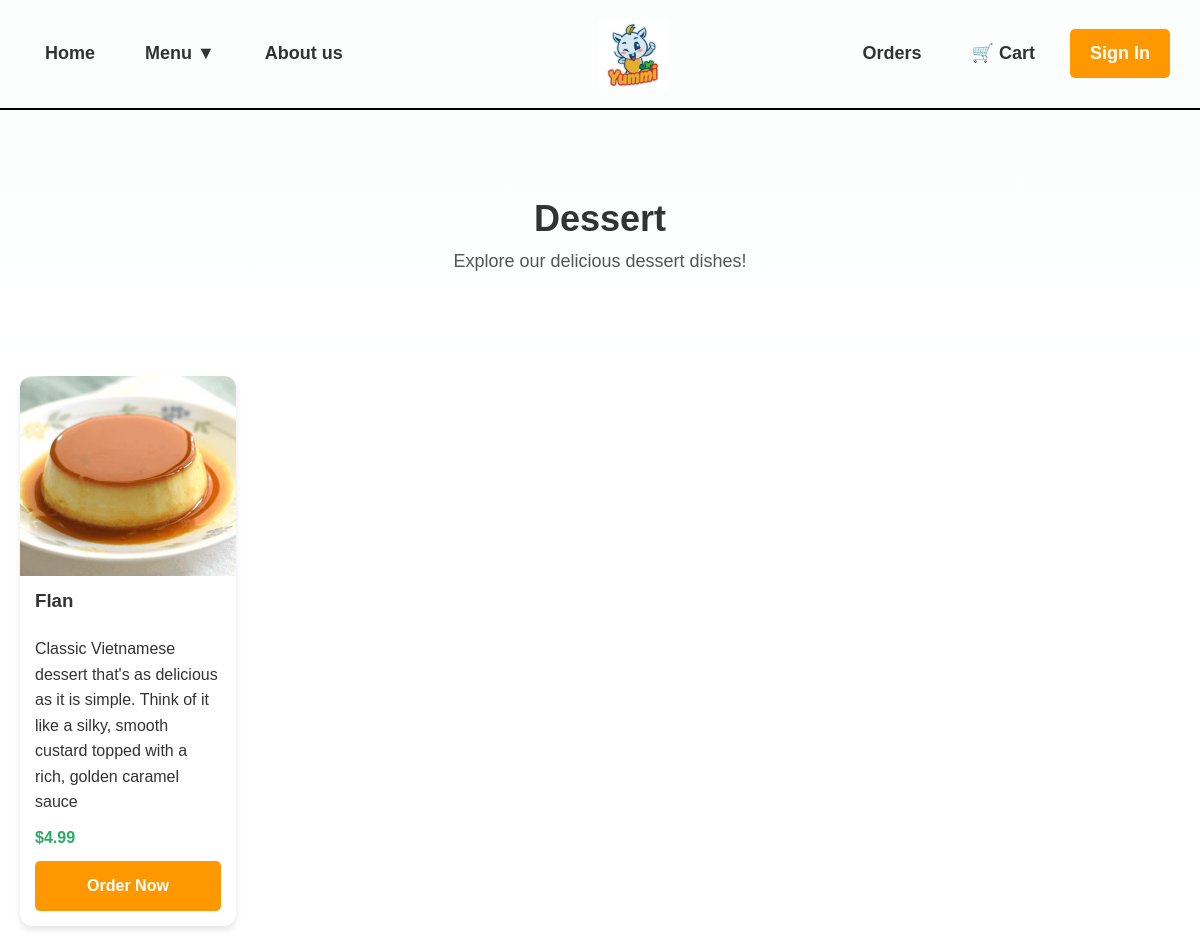
Page /dessert.php on the earlier database version.
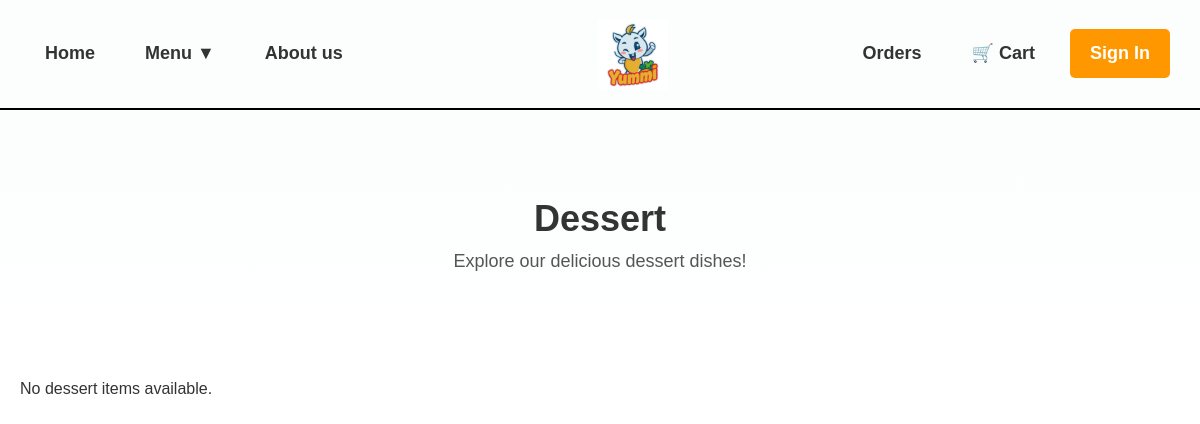
Same page on the later database version.
### tables this page shows
CREATE TABLE IF NOT EXISTS `menu_item` (
  `item_id` int(11) NOT NULL AUTO_INCREMENT,
  `item_name` varchar(50) NOT NULL,
  `item_description` varchar(255) NOT NULL,
  `item_category` varchar(15) NOT NULL,
  `unit_price` decimal(10,2) NOT NULL,
  `item_photo` varchar(200) DEFAULT NULL,
  `thumbs_up` int(11) DEFAULT 0,
  `thumbs_down` int(11) DEFAULT 0,
  PRIMARY KEY (`item_id`)
);

### dessert.php (the view, shortened to what this page needs)
<?php
require 'connect.php';
$query = "SELECT * FROM menu_item WHERE item_category = 'dessert'";
$result = $conn->query($query);
?>
<!DOCTYPE html>
<html lang="en">
<head>
    <link rel="stylesheet" href="./css/food-style.css">
</head>
<body>
    <header>
        <nav class="nav-left">
            <ul>
                <li><a href="index.php">Home</a></li>
                <li class="dropdown">
                    <a href="#">Menu ▼</a>
                </li>
                <li><a href="aboutus.php">About us</a></li>
            </ul>
        </nav>
        <div class="logo">
            <a href="aboutus.php">
                <img src="./images/logo1.png" alt="Yummi Food Logo">
            </a>
        </div>
        <nav class="nav-right">
            <ul>
                <li><a href="purchase_history.php">Orders</a></li>
                <li><a href="cart.php">🛒 Cart</a></li>
            </ul>
            <div class="user-welcome">
                <?php if (isset($_SESSION['user_id'])): ?>
                    <a href="#" class="login-button">Welcome, <?php echo htmlspecialchars($_SESSION['first_name']); ?> ▼</a>
                    <div class="dropdown-content">
                        <a href="?logout=true">Log Out</a>
                    </div>
                <?php else: ?>
                    <a href="signup.php" class="sign-in-button">Sign In</a>
                <?php endif; ?>
            </div>
        </nav>
    </header>
    <section class="hero">
        <h1>Dessert</h1>
        <p>Explore our delicious dessert dishes!</p>
    </section>
<main>
    <div class="menu-container">
        <?php if ($result->num_rows > 0): ?>
            <?php while ($row = $result->fetch_assoc()): ?>
                <div class="menu-item">
                    <img src="<?php echo htmlspecialchars($row['item_photo']); ?>" alt="<?php echo htmlspecialchars($row['item_name']); ?>">
                    <h3><?php echo htmlspecialchars($row['item_name']); ?></h3>
                    <p><?php echo htmlspecialchars($row['item_description']); ?></p>
                    <p class="price">$<?php echo number_format($row['unit_price'], 2); ?></p>
                    <form action="order_detail.php" method="post">
                        <button type="submit" class="order-button">Order Now</button>
                    </form>
                </div>
            <?php endwhile; ?>
        <?php else: ?>
            <p>No dessert items available.</p>
        <?php endif; ?>
    </div>
</main>
</body>
</html>

Differences in the rows shown:
removed menu_item: item_photo+item_name (picture), item_name "Flan", item_description "Classic Vietnamese dessert that's as delicious as it is simple. Think of it like a silky, smooth custard topped with a rich, golden caramel sauce", unit_price "4.99"
Other differences:
text now shown: "No dessert items available."
